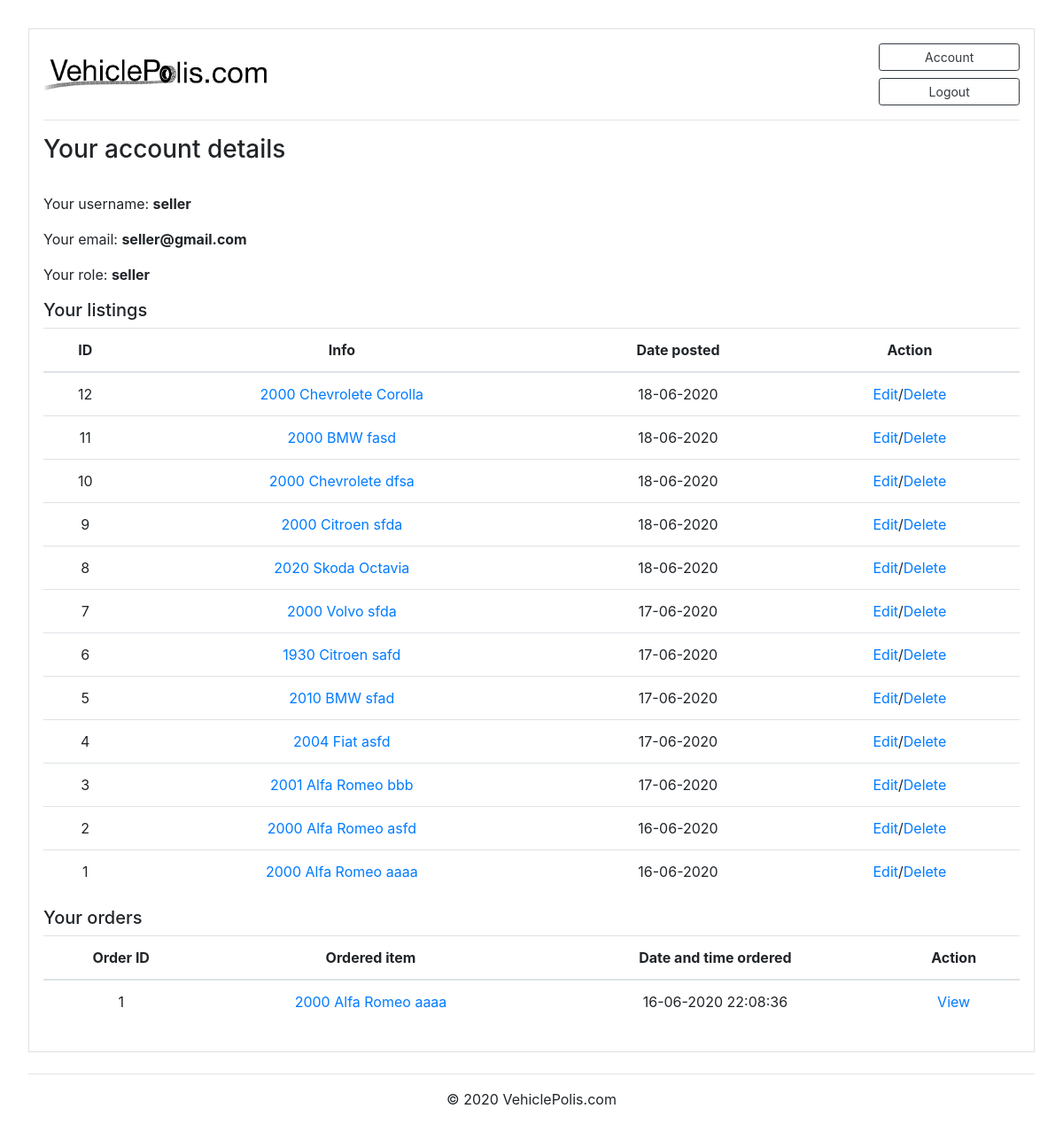
Page /account (signed in) on the committed database.
### marketplace/models.py (models this page shows, shortened)
class User(db.Model, UserMixin):
    id = db.Column(db.Integer, primary_key=True)
    username = db.Column(db.String(20), unique=True, nullable=False)
    email = db.Column(db.String(120), unique=True, nullable=False)
    password = db.Column(db.String(60), nullable=False)
    role = db.Column(db.String(10), unique=False, nullable=False) #not sure about this one, gotta figure out
    contact_number = db.Column(db.String(60), nullable=False)
    posts = db.relationship('Post', backref='author', lazy=True)
    orders = db.relationship('Order', backref='author', lazy=True)
    reviews = db.relationship('Review', backref='author', lazy=True)

class Post(db.Model):
    id = db.Column(db.Integer, primary_key=True)
    condition = db.Column(db.String(100), nullable=False)
    title = db.Column(db.String(100), nullable=False)
    make = db.Column(db.String(100), nullable=False)
    model = db.Column(db.String(100), nullable=False)
    price = db.Column(db.Integer(), nullable=False)
    year = db.Column(db.Integer(), nullable=False)
    ODO = db.Column(db.Integer(), nullable=False)
    category = db.Column(db.String(100), nullable=False)
    fuel = db.Column(db.String(100), nullable=False)
    transmission = db.Column(db.String(100), nullable=False)
    quantity = db.Column(db.Integer(), nullable=False)
    date_posted = db.Column(db.DateTime, nullable=False, default=datetime.now)
    description = db.Column(db.Text, nullable=True)
    image_file = db.Column(db.String(20), nullable=False, default='default.png')
    user_id = db.Column(db.Integer, db.ForeignKey('user.id'), nullable=False)
    orders = db.relationship('Order', backref='item', lazy=True)
    reviews = db.relationship('Review', backref='item', lazy=True)

class Order(db.Model):
    id = db.Column(db.Integer, primary_key=True)
    quantity = db.Column(db.Integer(), nullable=False)
    first_name = db.Column(db.String(100), nullable=False)
    last_name = db.Column(db.String(100), nullable=False)
    company_name = db.Column(db.String(100), nullable=True)
    address1 = db.Column(db.String(100), nullable=False)
    address2 = db.Column(db.String(100), nullable=False)
    suburb = db.Column(db.String(100), nullable=False)
    city = db.Column(db.String(100), nullable=False)
    state = db.Column(db.String(100), nullable=False)
    country = db.Column(db.String(100), nullable=False)
    phone = db.Column(db.String(100), nullable=False)
    email = db.Column(db.String(100), nullable=False)
    date_posted = db.Column(db.DateTime, nullable=False, default=datetime.now)
    item_id = db.Column(db.Integer, db.ForeignKey('post.id'), nullable=False)
    user_id = db.Column(db.Integer, db.ForeignKey('user.id'), nullable=False)
    reviews = db.relationship('Review', backref='order', lazy=True)

### marketplace/routes.py (the view)
@current_app.route("/account")
@login_required
def account():
    searchform = SearchForm()
    posts = Post.query.order_by(Post.id.desc()).filter(Post.author == current_user)
    orders = Order.query.order_by(Order.id.desc()).filter(Order.author == current_user)
    posts_count = Post.query.order_by(Post.id.desc()).filter(Post.author == current_user).count()
    orders_count = Order.query.order_by(Order.id.desc()).filter(Order.author == current_user).count()
    return render_template('account.html', searchform=searchform, posts=posts, orders=orders, posts_count=posts_count, orders_count=orders_count)

### marketplace/models.py (called while the page is built)
@login_manager.user_loader
def load_user(user_id):
    return User.query.get(int(user_id))

### marketplace/templates/account.html
{% extends "base.html" %}
{% block content %}
<h3 class="account-heading">Your account details</h3>
<br>
<p class="text"> Your username: <b>{{ current_user.username }}</p></b>
<p class="text"> Your email: <b>{{ current_user.email }}</p></b>
<p class="text"> Your role: <b>{{ current_user.role }}</p></b>
<h5>Your listings</h5>
{% if posts_count %}
  <table class="table text-center">
    <thead>
      <tr>
        <th>ID</th>
        <th>Info</th>
        <th>Date posted</th>
        <th>Action</th>
      </tr>
    </thead>
    <tbody>
        {% for post in posts %}
      <tr>
        <td>{{post.id}}</td>
        <td> <a href="{{ url_for('post', post_id=post.id) }}"> {{post.year}} {{post.make}} {{post.model}}</a></td>
        <td>{{ post.date_posted.strftime('%d-%m-%Y') }}</td>
        <td><a href="{{ url_for('update_post', post_id=post.id) }}">Edit</a>/<a href="{{ url_for('delete_post', post_id=post.id) }}">Delete</a></td>
      </tr>
      {% endfor %}
    </tbody>
  </table>
{% else %}
  <p class="mb-2">You have no listings</p>
{% endif %}
<h5>Your orders</h5>
{% if orders_count %}
<table class="table text-center">
  <thead>
    <tr>
      <th>Order ID</th>
      <th>Ordered item</th>
      <th>Date and time ordered</th>
      <th>Action</th>
    </tr>
  </thead>
  <tbody>
    {% for order in orders %}
      <tr>
        <td>{{order.id}}</td>
        <td> <a href="{{ url_for('post', post_id=order.item.id) }}"> {{order.item.year}} {{order.item.make}} {{order.item.model}}</a></td>
        <td>{{ order.date_posted.strftime('%d-%m-%Y %H:%M:%S') }}</td>
        <td><a href="{{ url_for('order_details', order_id=order.id) }}">View</a></td>
      </tr>
    {% endfor %}
  </tbody>
</table>
{% else %}
<p class="mb-2">You have no orders</p>
{% endif %}
{% endblock content %}

### marketplace/static/CSS/styles.css (style rules this page uses)
body { margin:2rem; }

### rows in the picture
User: username "seller", email "seller@gmail.com", role "seller"
Post: id "12", year "2000", make "Chevrolete", model "Corolla", date_posted "18-06-2020"
Post: id "11", year "2000", make "BMW", model "fasd", date_posted "18-06-2020"
Post: id "10", year "2000", make "Chevrolete", model "dfsa", date_posted "18-06-2020"
Post: id "9", year "2000", make "Citroen", model "sfda", date_posted "18-06-2020"
Post: id "8", year "2020", make "Skoda", model "Octavia", date_posted "18-06-2020"
Post: id "7", year "2000", make "Volvo", model "sfda", date_posted "17-06-2020"
Post: id "6", year "1930", make "Citroen", model "safd", date_posted "17-06-2020"
Post: id "5", year "2010", make "BMW", model "sfad", date_posted "17-06-2020"
Post: id "4", year "2004", make "Fiat", model "asfd", date_posted "17-06-2020"
Post: id "3", year "2001", make "Alfa Romeo", model "bbb", date_posted "17-06-2020"
Post: id "2", year "2000", make "Alfa Romeo", model "asfd", date_posted "16-06-2020"
Post: id "1", year "2000", make "Alfa Romeo", model "aaaa", date_posted "16-06-2020"
Order: id "1", item.year "2000", item.make "Alfa Romeo", item.model "aaaa", date_posted "16-06-2020 22:08:36"
